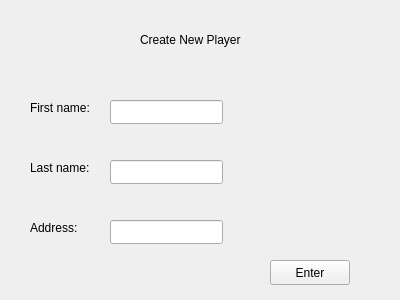
<?xml version="1.0" encoding="UTF-8"?>
<ui version="4.0">
 <class>NewPlayer</class>
 <widget class="QWidget" name="NewPlayer">
  <property name="geometry">
   <rect>
    <x>0</x>
    <y>0</y>
    <width>400</width>
    <height>300</height>
   </rect>
  </property>
  <property name="windowTitle">
   <string>Form</string>
  </property>
  <widget class="QLabel" name="Header">
   <property name="geometry">
    <rect>
     <x>140</x>
     <y>30</y>
     <width>121</width>
     <height>20</height>
    </rect>
   </property>
   <property name="text">
    <string>Create New Player</string>
   </property>
  </widget>
  <widget class="QLabel" name="FirstName">
   <property name="geometry">
    <rect>
     <x>30</x>
     <y>100</y>
     <width>81</width>
     <height>16</height>
    </rect>
   </property>
   <property name="text">
    <string>First name:</string>
   </property>
  </widget>
  <widget class="QLineEdit" name="FirstNameEdit">
   <property name="geometry">
    <rect>
     <x>110</x>
     <y>100</y>
     <width>113</width>
     <height>24</height>
    </rect>
   </property>
  </widget>
  <widget class="QLabel" name="LastName">
   <property name="geometry">
    <rect>
     <x>30</x>
     <y>160</y>
     <width>71</width>
     <height>16</height>
    </rect>
   </property>
   <property name="text">
    <string>Last name:</string>
   </property>
  </widget>
  <widget class="QLineEdit" name="LastNameEdit">
   <property name="geometry">
    <rect>
     <x>110</x>
     <y>160</y>
     <width>113</width>
     <height>24</height>
    </rect>
   </property>
  </widget>
  <widget class="QLabel" name="Address">
   <property name="geometry">
    <rect>
     <x>30</x>
     <y>220</y>
     <width>55</width>
     <height>16</height>
    </rect>
   </property>
   <property name="text">
    <string>Address:</string>
   </property>
  </widget>
  <widget class="QLineEdit" name="AddressEdit">
   <property name="geometry">
    <rect>
     <x>110</x>
     <y>220</y>
     <width>113</width>
     <height>24</height>
    </rect>
   </property>
  </widget>
  <widget class="QPushButton" name="Enter">
   <property name="geometry">
    <rect>
     <x>270</x>
     <y>260</y>
     <width>80</width>
     <height>25</height>
    </rect>
   </property>
   <property name="text">
    <string>Enter</string>
   </property>
  </widget>
 </widget>
 <resources/>
 <connections/>
</ui>
